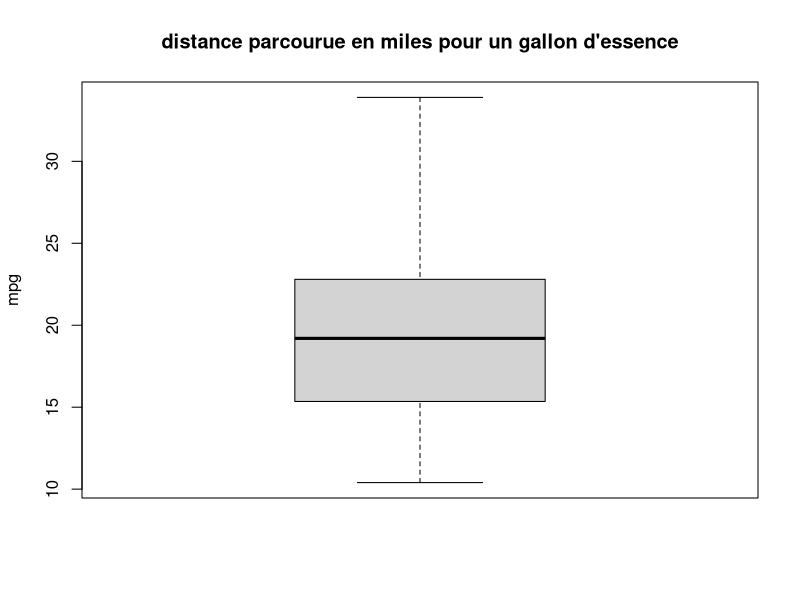
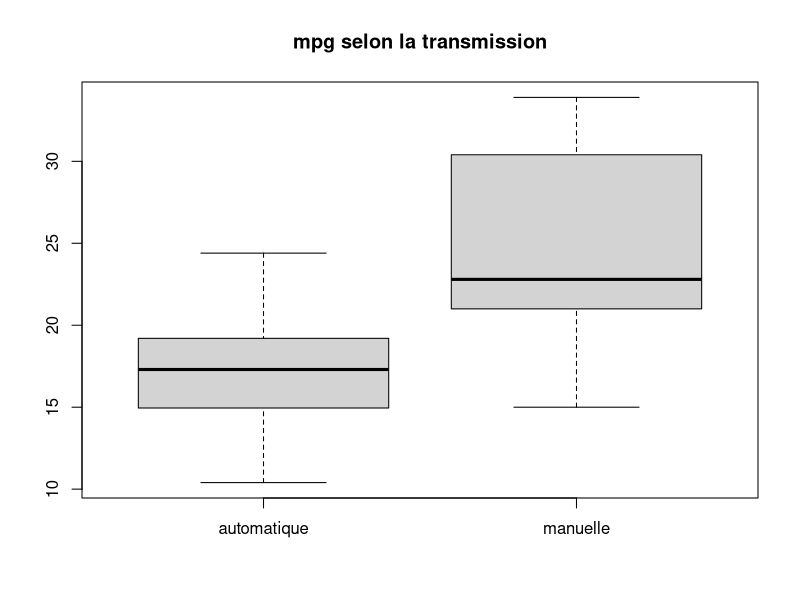
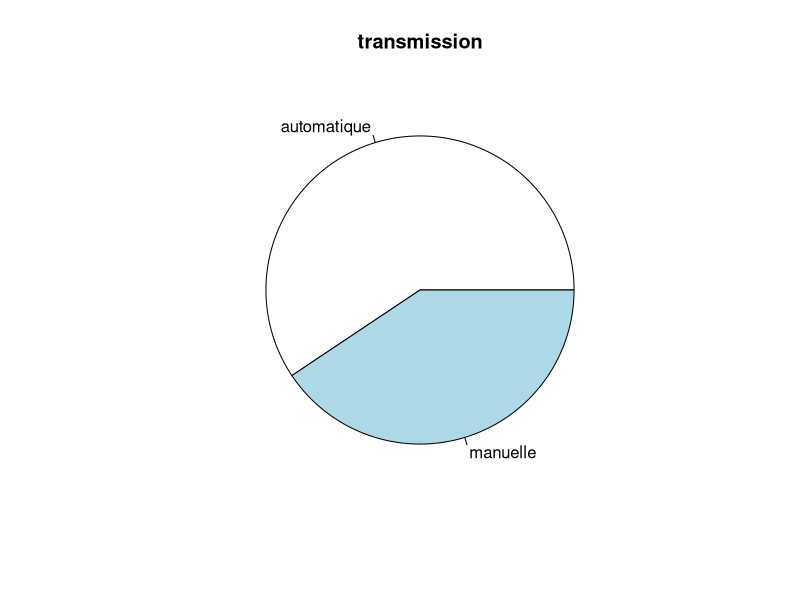
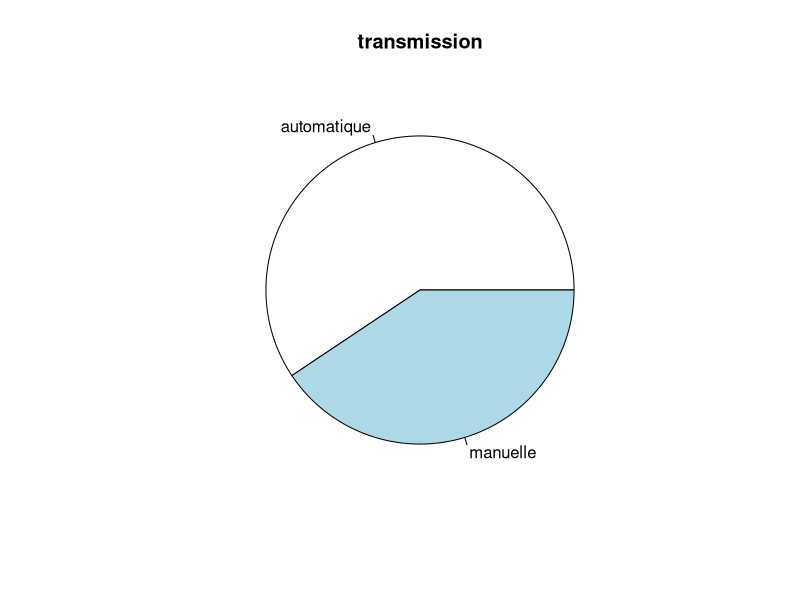
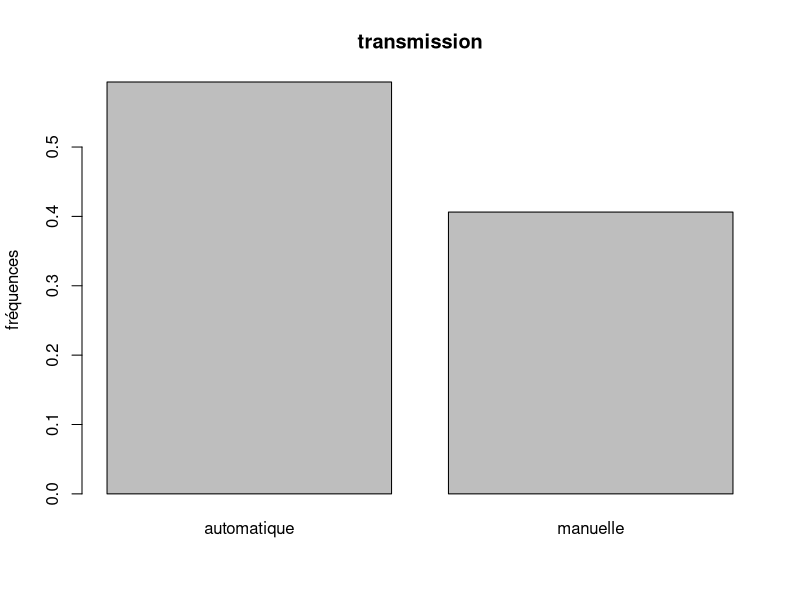
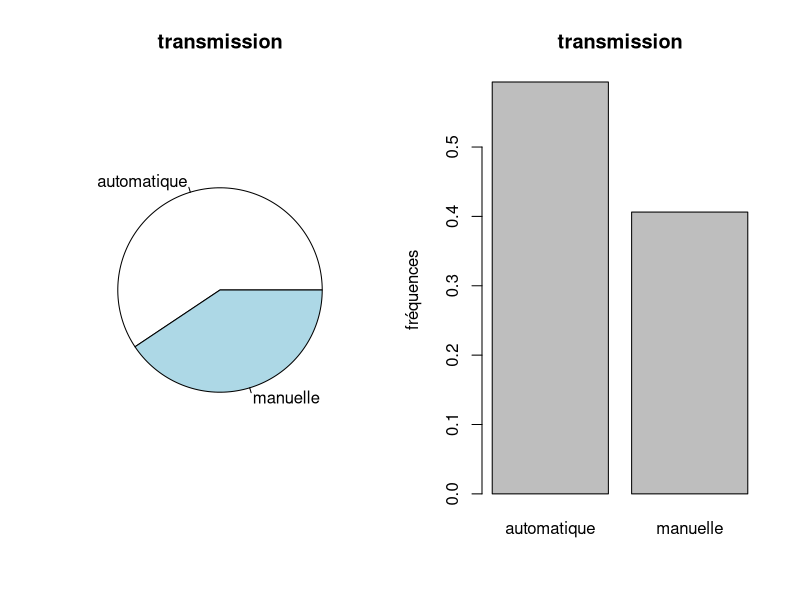

Write the R code that produced these figures, in order. (Note: this script raises an error after producing the figures.)
#les données mtcars- 
help("mtcars") #donne une description des données : nom des variables et descr ou pas..
# Un des inconvénients de R : une aide parfois très succinte

#-------------------Exercice 1-----------------------------
#-----question 1----------------------------
mtcars
#-----question 2----------------------------
names(mtcars) #retourne le nom de chaque colonne du data.frame
#-----question 3----------------------------
head(mtcars)
#2 qualitatives : am et vs (modalités 0 ou 1),
#3 quanti discretes : cyl (4,6 ou 8); gear (3,4 ou 5) et carb (1,2,3,4,6 et 8)
mtcars$carb #retourne l'échantillon des nbre de carburateurs 
#-----question 4----------------------------
summary(mtcars) #un premier résumé numérique
#la moyenne de mpg est 20.09 
#(attention l'indicateur mpg donne une distance parcourue pour un gallonde carburant)
#plus le mpg est faible plus le moteur est gourmand
#la valeur max de disp est 472
#la proportion de manuelles (codé 0) est la moyenne de am (car 1 si man et 0 sinon)
#soit 40,62% donc 59,38% d'automatiques
#--------------fin exercice 1----------------------

#-------------------Exercice 2-----------------------------
#-----question 1----------------------------
mtcars$mpg->mpg #indicateur de consommation
mtcars$cyl->cyl #nb cylindres
mtcars$am->am #transmission 1 si manuelle
mtcars$disp->disp #vol de carb déplacé dans les pistons du moteur (gde va = gros moteur)
#-----question 2----------------------------
boxplot(mpg,main="distance parcourue en miles pour un gallon d'essence",ylab="mpg")
#-----question 3----------------------------
mtcars[am==0,]#tableau de données du sous echantillons des automatiques
mtcars[am==0,]$mpg->mpga#mpg #echant consomm pour les automatiques
mtcars[am==0,"mpg"]->mpga#autre moyen pour produire mpga
mtcars[am==1,"mpg"]->mpgm#consomm pour les manuelles
names(mtcars)
#-----question 4----------------------------
boxplot(mpga,mpgm,names=c("automatique","manuelle"),main="mpg selon la transmission")
#les manuelles sont plus économiques
#--------------fin exercice 2----------------------

#-------------------Exercice 3-----------------------------
#-----question 1----------------------------
table(am) #données présentées au format compact avec tab en effectifs
(table(am)/sum(table(am))->freqtab) #table de la loi de probab observé (en fréquences)
prop.table(table(am))#pareil
#-----question 2----------------------------
pie(table(am),labels=c("automatique","manuelle"), main="transmission")#camembert
pie(freqtab,labels=c("automatique","manuelle"), main="transmission")#le même
# help("pie")peut s'avérer utile pour customiser le graphique
barplot(freqtab, main="transmission",names=c("automatique","manuelle"),ylab="fréquences")
#attention pie s'applique sur les effectifs ou sur les fréquences mais  pour obtenir
#un diagramme en barre juste il faut appliquer barplot aux fréquences.
#-----question 3----------------------------
par(mfrow=c(1,2))
pie(freqtab,labels=c("automatique","manuelle"), main="transmission")
barplot(freqtab, main="transmission",names=c("automatique","manuelle"),ylab="fréquences")
#dès que plus de 5 modalités le diagramme en barres est préférable. Il permet de plus
#de représenter côte à côte deux distributions.
#-----question 4---------------------------
table(am,vs) #tableau des effectifs croisés : nbre d'individus par couple de modalités
prop.table(table(am,vs))# tableau des fréquences croisées
#-----question 5-------------------------
prop.table(table(am,vs),1)# rep. observées de vs conditionnelles à am (il y en a deux)
barplot(prop.table(table(am,vs),2),beside=T)#leurs représentations sur un même graphique
#la rep. obs. de vs pour les voitures auto (sachant am=0) est en gris foncé 
#pour les voitures manuelles en gris clair : elles sont différentes, il y a donc un lien
#entre elles.
#--------------fin exercice 3----------------------

#-------------------Exercice 4-----------------------------
#-----question 1----------------------------
cyl<-mtcars$cyl
#-----question 2----------------------------
sum(cyl) #retourne la somme
sum(cyl)/length(cyl) #moyenne empirique
sum(cyl*cyl) #somme des carrés
sum(cyl*cyl)/length(cyl) #moyenne des carrés
sum(cyl*cyl)/length(cyl)-(sum(cyl)/length(cyl))^2#variance empirique
#-----question 3----------------------------
mean(cyl) #moyenne empirique de cyl
var(cyl) #ATTENTION : variance empirique CORRIGEE : S'^2
var(cyl)*(length(cyl)-1)/length(cyl) #calcul de S^2 (varaince empirique) à partir de S'^2
sd(cyl) #ecart-type empirique corrigé S'
sd(cyl)*sqrt((length(cyl)-1)/length(cyl)) #ecart-type empirique S
quantile(cyl) #les quartiles le min et le max

#-----question 4----------------------------
mean(mpg) 
sd(mpg)
mean(mpg)/sd(mpg) #rapport signal sur bruit 
disp<-mtcars$disp #echantillon de disp
mean(disp)
sd(disp)
mean(disp)/sd(disp) #rapport signal sur bruit
#plus de dispersion relativement à la moyenne pour disp que pour mpg

#--------------fin exercice 4----------------#


#-------------------Exercice 5-----------------------------
#-----question 1----------------------------
freqtabcyl<-table(cyl)/sum(table(cyl))
freqtabcyl
sum(freqtabcyl) #1 donc ce sont bien des fréquences !
par(mfrow=c(1,2))
pie(freqtabcyl,labels=c("4","6","8"), main="répartition de nombre de cylindre")
barplot(freqtabcyl, main="répartition observée de cyl", names=c("4","6","8"),ylab="fréquences")
#-----question 2----------------------------
par(mfrow=c(1,1))
disp<-mtcars$disp
hist(disp,prob=T,main="distribution observée de disp", ylab="densité",xlab="disp")
#-----question 3----------------------------
curve(dnorm(x,m=mean(disp),sd=sd(disp)),add=T,col=2) #ajoute la densité de la loi normale
#-----question 4--------------------------
hist(mpg,prob=T,main="distribution observée de mpg", ylab="densité",xlab="mpg")
curve(dnorm(x,mean(mpg),sd(mpg)),col=2,add=T)
 #pas terrible comme adéquation !

####################################
# On peut représenter les deux graphiques dans une même fenetre pour une comparaison
# plus aisée avec   --------------------------
######################
par(mfrow=c(1,2))
#premier graphique
disp<-mtcars$disp
hist(disp,prob=T,main="distribution observée de disp", ylab="densité",xlab="disp")
curve(dnorm(x,m=mean(disp),sd=sd(disp)),add=T,col=2)
#second graphique
hist(mpg,prob=T,main="distribution observée de mpg", ylab="densité",xlab="mpg")
curve(dnorm(x,mean(mpg),sd(mpg)),col=2,add=T)
#adequation à une normale meilleur semble-t-il pour mpg que disp 

#--------------fin exercice 5----------------------

#-------------------Exercice 6-----------------------------
#-----question 1----------------------------
freqtabcyl
cumsum(freqtabcyl)
c(0,as.vector(cumsum(freqtabcyl)),1)->cumfreqcyl
cumfreqcyl
#-----question 2--------------------------- 
par(mfrow=c(1,1))
plot(c(3,4,6,8,9),cumfreqcyl,type="s",ylab="fréquences cumulées",main="FdR empirique de cyl")
#-----question 3--------------------------- 
ecdf(cyl)
plot(ecdf(cyl)) #en escalier comme elle est définie
#-----question 4-------------------------
plot(ecdf(mpg)) #en principe celle-ci devrait être représentée linéaire par morceaux


#Solution 1
cutpoints=c(10,15,20,25,30,35)
cut(mpg,breaks=cutpoints,right=T)#borne supérieure incluse right=T choix par défaut
table(cut(mpg,breaks=cutpoints))
freq_mpg<-prop.table(table(cut(mpg,breaks=cutpoints)))
freq_mpg
sum(freq_mpg)#tous les individus sont bien pris en compte
#solution 2
hist(mpg)->h
names(h)
h$breaks
h$counts #effectifs par classe 
h$density
hist(mpg,prob=T)
h_mpg<-hist(mpg,breaks=cutpoints,right=T)
freq_mpg<-h_mpg$counts/sum(h_mpg$count)
freq_mpg

#calcul des fréquences cumulées
cumfreq_mpg<-cumsum(freq_mpg)#premier élément : card(<=15)/32,....
cumfreq_mpg
plot(c(0,cutpoints,40),c(0,0,cumfreq_mpg,1),"l",xlab='mpg',ylab="frequences cumulées",main="fonction de repart. de mpg",pch=20)
abline(v=0,h=0)#axes abs et ord
#pour une lecture du quantile d'ordre 0.2
abline(h=0.2,col=3)
abline(v=quantile(mpg,prob=0.2),type=7,col=3)
help(quantile)
#
#si on veut rajouter les segments
cumfreq_mpg
cutpoints[-1]
segments(c(cutpoints[-1],40),rep(0,6),c(cutpoints[-1],40),c(cumfreq_mpg,1),col="red",lty=2)
segments(rep(0,6),c(cumfreq_mpg,1),c(cutpoints[-1],40),c(cumfreq_mpg,1),col="red",lty=2)

segments(20,0,30,0,col=3)
